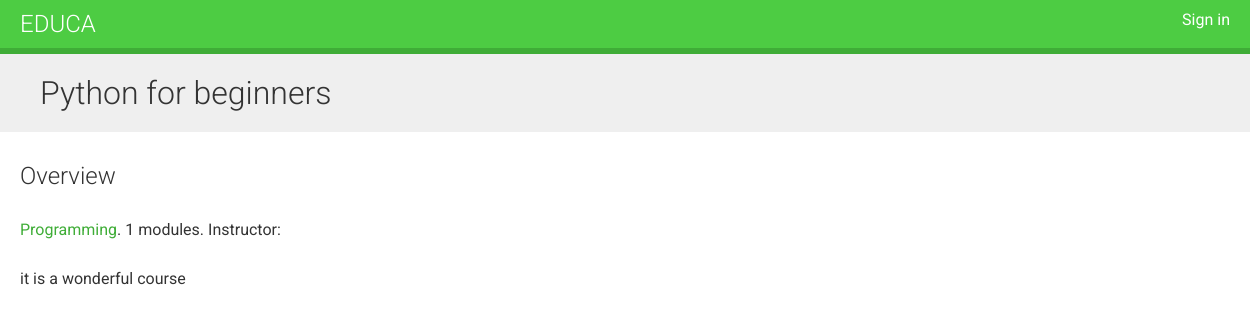
The app's page /course/Python/ with its own data.
### courses/models.py (models this page shows, shortened)
class Course(models.Model):
    owner = models.ForeignKey(User, related_name='courses_created')
    subject = models.ForeignKey(Subject, related_name='courses')
    title = models.CharField(max_length=200)
    slug = models.SlugField(max_length=200, unique=True)
    overview = models.TextField()
    created = models.DateTimeField(auto_now_add=True)
    class Meta:
        ordering = ('-created',)

class Subject(models.Model):
    title = models.CharField(max_length=200)
    slug = models.SlugField(max_length=200, unique=True)
    class Meta:
        ordering = ('title',)

### courses/views.py (the view)
# urls.py: url(r'^(?P<slug>[\w-]+)/$', views.CourseDetailView.as_view(), name='course_detail'),
class CourseDetailView(DetailView):
    model = Course
    template_name = 'courses/course/detail.html'

### courses/templates/courses/course/detail.html (shortened to what this page needs)
{% extends "base.html" %}
{% block content %}
    {% with subject=object.subject %}
        <h1>
            {{ object.title }}
        </h1>
        <div class="module">
            <h2>Overview</h2>
            <p>
                <a href="{% url "course_list_subject" subject.slug %}">{{ subject.title }}</a>.
                {{ object.modules.count }} modules.
                Instructor: {{ object.owner.get_full_name }}
            </p>
            {{ object.overview|linebreaks }}
        </div>
    {% endwith %}
{% endblock %}

### courses/static/css/base.css (style rules this page uses)
body { margin:0; font-family:'Roboto', sans-serif; font-weight:400; color:#333; }
a { color:#3fad37; text-decoration:none; }
h1, h2, h3, h4, h5, h6 { font-family:'Roboto', sans-serif; font-weight:300; }
h1 { background:#efefef; width:100%; overflow:auto; padding:20px 0 20px 40px; margin:0; }
.module { overflow:auto; }
.module p { margin:10px 0 20px; width:100%; float:left; }
.module { padding:10px 20px; float:left; }

### records on screen
Course: title "Python for beginners", modules.count "1", overview "it is a wonderful course"
Subject: title "Programming"
